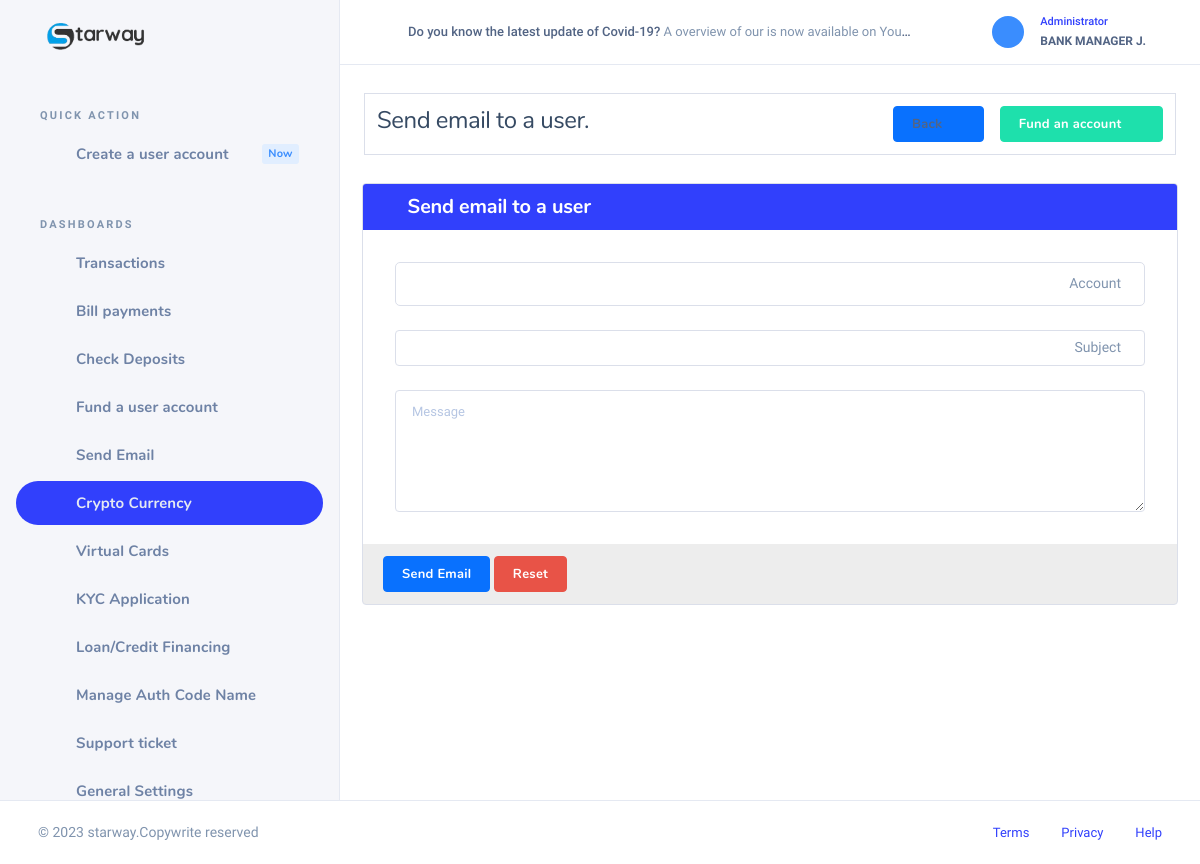
The app's page /myaccount/admin/email_user.php (signed in) with its own data.
### tables this page shows
CREATE TABLE `setting` (
  `id` int(11) NOT NULL,
  `name` varchar(150) NOT NULL,
  `logo` varchar(150) NOT NULL,
  `address` varchar(150) NOT NULL,
  `email` varchar(150) NOT NULL,
  `phone` varchar(150) NOT NULL,
  `favicon` varchar(150) NOT NULL,
  `tagline` varchar(150) NOT NULL,
  `register` varchar(150) NOT NULL,
  `darklogo` varchar(150) NOT NULL,
  `description` varchar(700) NOT NULL DEFAULT 'This Credit Union is federally-insured by the National Credit Union Administration. We do business in accordance with the Fair Housing Law and Equal opportunity Credit Act.',
  `seo` varchar(150) NOT NULL,
  `footerlogo` varchar(150) NOT NULL DEFAULT 'footlogo.png',
  `securityalert` varchar(150) NOT NULL,
  `stockrate` varchar(5505) NOT NULL DEFAULT '<script type="text/javascript" src="https://s3.tradingview.com/external-embedding/embed-widget-ticker-tape.js" async="">                                                                         {                                                                             "symbols"                                                                         :                                                                             [                                                                                 {                                                                                     "title": "S&P 500",                                                                                     "proName": "OANDA:SPX500USD"                                                                                 },                                                                                 {                                                                                     "title": "Nasdaq 100",                                                                                     "proName": "OANDA:NAS100USD"                                                                                 },                                                                                 {                                                                                     "title": "EUR/USD",                                                                                     "proName": "FX_IDC:EURUSD"                                                                                 },                                                                                 {                                                                                     "title": "BTC/USD",                                                                                     "proName": "BITSTAMP:BTCUSD"                                                                                 },                                                                                 {                                                                                     "title": "ETH/USD",                                                                                     "proName": "BITSTAMP:ETHUSD"                                                                                 },                                                                                 {                                                                                     "description": "AAPL",                                                                                     "proName": "NASDAQ:AAPL"                                                                                 },                                                                                 {                                                                                     "description": "MICROSOFT",                                                                                     "proName": "NASDAQ:MSFT"                                                                                 }                                                                             ],                                                                                 "colorTheme"                                                                         :                                                                             "dark",                                                                                 "isTransparent"                                                                         :                                                                             false,                                                                                 "displayMode"                                                                         :                                                                             "compact",                                                                                 "locale"                                                                         :                                                                             "en"                                                                         }                                                                     </script>',
  `stockrate2` varchar(1000) NOT NULL DEFAULT '    <iframe             src="//www.exchangerates.org.uk/widget/ER-LRTICKER.php?w=1400&amp;s=1&amp;mc=GBP&amp;mbg=F0F0F0&amp;bs=yes&amp;bc=000044&amp;f=verdana&amp;fs=10px&amp;fc=000044&amp;lc=000044&amp;lhc=FE9A00&amp;vc=FE9A00&amp;vcu=008000&amp;vcd=FF0000&amp;"             width="1400" height="30" frameborder="0" scrolling="no" marginwidth="0" marginheight="0"></iframe>',
  `stock` int(11) NOT NULL DEFAULT 1,
  `money` varchar(50) NOT NULL DEFAULT 'USD',
  `country` varchar(50) NOT NULL DEFAULT 'United States',
  `visa_picture` varchar(150) NOT NULL,
  `tawk` varchar(500) NOT NULL,
  `shortname` varchar(150) NOT NULL DEFAULT 'Rednerbank',
  `blocked_msg` varchar(500) NOT NULL DEFAULT 'Dear Customer, we have discovered suspicious activities on your account. An unauthorized IP address attempted to carry out a transaction on your account. Consequently, your account has been flagged by our risk assessment department. kindly visit our nearest branch with your identification card and utility bill to confirm your identity before it can be reactivated. For more information, kindly contact our online customer care representatives.',
  `crypto` int(11) NOT NULL DEFAULT 1,
  `blocked_title` varchar(150) NOT NULL DEFAULT 'Account Suspended',
  `imfmsg` varchar(1000) NOT NULL DEFAULT 'You need to provide your IMF code before you can continue with this transaction.<br>                                                 You visit any of our nearest branch or contact our online customer care representative, they will help you with the appropriate IMF code for this transaction.',
  `cotmsg` varchar(1000) NOT NULL DEFAULT 'You need to provide your COT code before you can continue with this transaction. You can visit any of our nearest branch or contact our online customer care representative, they will help you with the appropriate COT code for this transaction.',
  `icmsg` text DEFAULT NULL,
  `tinmsg` text DEFAULT NULL,
  `tacmsg` text DEFAULT NULL,
  `charges` varchar(11) NOT NULL DEFAULT '0.3',
  `wiremsg` varchar(500) NOT NULL,
  `localmsg` varchar(500) NOT NULL,
  `cot_imf_counter` int(11) NOT NULL DEFAULT 5,
  `cot_error` varchar(500) NOT NULL DEFAULT 'Your account have been temporarily suspended for providing the wrong COT code, We are always committed to safe guarding your funds and therefore this is the right decision we can take for now. For more information, kindly contact our live customer care representatives.',
  `imf_error` varchar(500) NOT NULL DEFAULT 'Your account have been temporarily suspended for providing the wrong IMF code, We are always committed to safe guarding your funds and therefore this is the right decision we can take for now. For more information, kindly contact our live customer care representatives.',
  `enable_cot_imf` varchar(20) NOT NULL DEFAULT 'Yes',
  `rest_msg` varchar(1000) NOT NULL DEFAULT 'Your  account was temporary restricted from carrying out transaction via our online banking channel, Kindly visit any of our nearest branch to resolve this issue. For more information, kindly contact our online customer care representative.',
  `userstac` varchar(50) NOT NULL DEFAULT '1999',
  `usersic` varchar(50) NOT NULL DEFAULT '1999',
  `userstin` varchar(50) NOT NULL DEFAULT '1999',
  `enable_tin_ic_tac` varchar(20) NOT NULL DEFAULT 'Yes',
  `enable_tac` varchar(20) NOT NULL DEFAULT 'Yes',
  `enable_ic` varchar(20) NOT NULL DEFAULT 'Yes',
  `enable_tin` varchar(20) NOT NULL DEFAULT 'Yes',
  `former` varchar(150) NOT NULL DEFAULT 'Yes',
  `bots` int(10) NOT NULL DEFAULT 1,
  `site_url` varchar(50) NOT NULL,
  `kyc` int(11) NOT NULL DEFAULT 1,
  `loan` int(11) NOT NULL DEFAULT 1,
  `visual_card` int(11) NOT NULL DEFAULT 1,
  `theme` varchar(80) NOT NULL DEFAULT 'light'
);

CREATE TABLE `users` (
  `id` int(11) NOT NULL,
  `username` varchar(150) DEFAULT NULL,
  `password` varchar(150) DEFAULT NULL,
  `email` varchar(150) DEFAULT NULL,
  `phone` varchar(150) DEFAULT NULL,
  `firstname` varchar(150) DEFAULT NULL,
  `middlename` varchar(150) DEFAULT NULL,
  `lastname` varchar(150) DEFAULT NULL,
  `dob` varchar(150) DEFAULT NULL,
  `gender` varchar(50) DEFAULT NULL,
  `passport` varchar(150) DEFAULT NULL,
  `address` varchar(150) DEFAULT NULL,
  `state` varchar(150) DEFAULT NULL,
  `city` varchar(150) DEFAULT NULL,
  `country` varchar(150) DEFAULT NULL,
  `accountnumber` varchar(150) DEFAULT NULL,
  `accountbalance` double NOT NULL,
  `accounttype` varchar(150) DEFAULT NULL,
  `securityquestion` varchar(150) DEFAULT NULL,
  `answer` varchar(150) DEFAULT NULL,
  `ssn` int(150) DEFAULT NULL,
  `maidensname` varchar(150) DEFAULT NULL,
  `status` varchar(150) DEFAULT NULL,
  `datecreated` varchar(150) DEFAULT NULL,
  `approve` int(11) NOT NULL DEFAULT 0,
  `title` varchar(50) DEFAULT NULL,
  `dayOFBirth` varchar(50) DEFAULT NULL,
  `monthOfBirth` varchar(50) DEFAULT NULL,
  `yearOfBirth` varchar(50) DEFAULT NULL,
  `zipcode` varchar(50) DEFAULT NULL,
  `occupation` varchar(50) DEFAULT NULL,
  `income` varchar(50) DEFAULT NULL,
  `nextOfKIn` varchar(50) DEFAULT NULL,
  `secretCode` varchar(50) DEFAULT NULL,
  `nickname` varchar(50) DEFAULT NULL,
  `tfa` varchar(20) DEFAULT NULL,
  `usercurrency` varchar(50) NOT NULL DEFAULT 'USD',
  `next_address` varchar(150) DEFAULT NULL,
  `next_relationship` varchar(150) DEFAULT NULL,
  `next_age` varchar(150) DEFAULT NULL,
  `securityquestion2` varchar(150) DEFAULT NULL,
  `answer2` varchar(150) DEFAULT NULL,
  `email_verify` int(20) NOT NULL DEFAULT 0,
  `email_code` varchar(200) DEFAULT NULL,
  `cot` varchar(50) NOT NULL DEFAULT '00',
  `imf` varchar(50) NOT NULL DEFAULT '00',
  `daily_limit` varchar(120) NOT NULL DEFAULT '5000',
  `blocktransfer` int(11) NOT NULL DEFAULT 1,
  `allowtransfer` int(11) NOT NULL DEFAULT 1,
  `theme` varchar(80) NOT NULL DEFAULT 'dark'
);

### myaccount/admin/email_user.php (the view, shortened to what the rows shown need)
<?php
include("header.php");
?>
                          </div>
                     </div>
<?php
include("footer.php");
?>

### myaccount/admin/header.php (shortened to what the rows shown need)
<?php
include("../scripts/functions.php");
?>
<!DOCTYPE html>
<html lang="zxx" class="js">
 <head>
    <link rel="stylesheet" href="../scss/sweetalert.css">
    <link rel="stylesheet" href="../assets/css/dashlite.css?ver=2.4.0">
    <link id="skin-default" rel="stylesheet" href="../assets/css/theme.css?ver=2.4.0">
     <link rel="stylesheet" type="text/css" href="../assets/css/libs/fontawesome-icons.css">
     <link href="../css/toastr.css" rel="stylesheet"/>
      <link rel="stylesheet" href="https://www.jqueryscript.net/demo/jQuery-International-Telephone-Input-With-Flags-Dial-Codes/build/css/intlTelInput.css">
   </head>
<body class="nk-body bg-white has-sidebar <?php if($theme_mode == "dark"){
  echo "dark-mode";
}
?>">
    <div class="nk-app-root">
        <div class="nk-main ">
            <div class="nk-sidebar nk-sidebar-fixed " data-content="sidebarMenu">
                <div class="nk-sidebar-element nk-sidebar-head">
                    <div class="nk-sidebar-brand">
                        <a href="account_manager" class="logo-link nk-sidebar-logo">
                            <img class="logo-dark logo-img" src="../<?php echo$logo ?>" srcset="../<?php echo$logo ?> 2x" alt="logo-dark">
                        </a>
                    </div>
                </div>
            </div>
            <div class="nk-wrap ">
                <div class="nk-header nk-header-fixed is-light">
                    <div class="container-fluid">
                        <div class="nk-header-wrap">
                            <div class="nk-header-tools">
                                <ul class="nk-quick-nav">
                                    <li class="dropdown user-dropdown">
                                        <a href="#" class="dropdown-toggle" data-toggle="dropdown">
                                            <div class="user-toggle">
                                                <div class="user-info d-none d-md-block">
                                                    <div class="user-status">Administrator</div>
                                                    <div class="user-name dropdown-indicator"><?php echo "$adfirstname $admiddlename $adlastname"; ?></div>
                                                </div>
                                            </div>
                                        </a>
                                    </li>
                                </ul>
                            </div>
                        </div>
                    </div>
                </div>

### myaccount/admin/footer.php (shortened to what the rows shown need)
<div class="nk-footer nk-footer-fluid">
                    <div class="container-fluid">
                        <div class="nk-footer-wrap">
                            <div class="nk-footer-copyright"> &copy; <?php echo date("Y"); ?> <?php echo $sitename ?>.<a href="#">Copywrite reserved</a>
                            </div>
                            <div class="nk-footer-links">
                                <ul class="nav nav-sm">
                                </ul>
                            </div>
                        </div>
                    </div>
                </div>
            </div>
</body>
</html>

### records on screen
setting: logo (picture), name "starway"
users: firstname "BANK", middlename "MANAGER", lastname "J."
